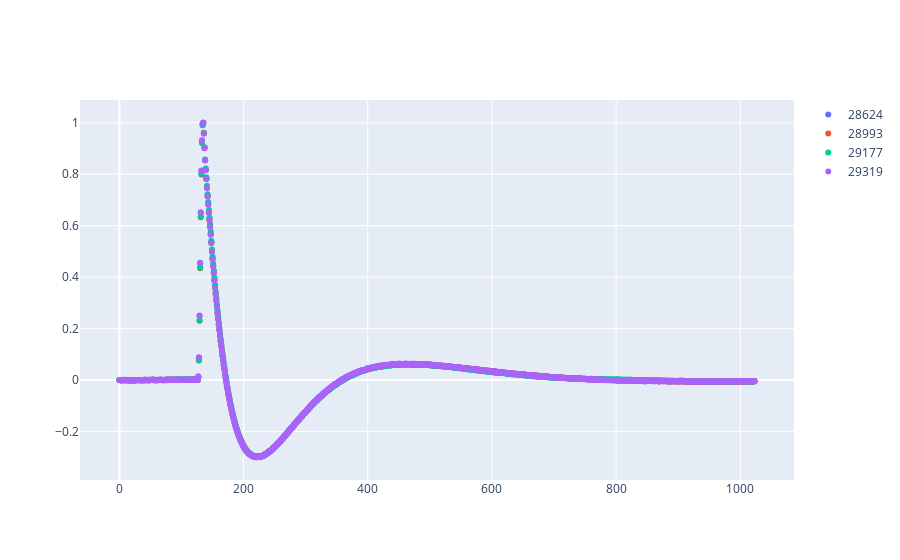

Notebook cell for this chart:
### Code cell
import plotly.graph_objects as go

fig = go.Figure()

for r, wf in list(wfsets.items())[-4:]:
    if r == 'stack': continue
    fig.add_trace(go.Scatter(y=wf.avgwvf/np.max(wf.avgwvf), mode='markers', name=r))
# fig.update_layout(yaxis_range=[-.4,1.2])
fig.show()

### Figure 1 — Plotly figure (JSON) as saved in the notebook; plotly's stock layout.template omitted (floating-point values rounded to 4 significant figures; data arrays with more than 128 entries replaced by an {"elided": "..."} marker saying what was removed)
{"data": [{"mode": "markers", "name": "28624", "type": "scatter", "y": {"elided": "1024 float values"}}, {"mode": "markers", "name": "28993", "type": "scatter", "y": {"elided": "1024 float values"}}, {"mode": "markers", "name": "29177", "type": "scatter", "y": {"elided": "1024 float values"}}, {"mode": "markers", "name": "29319", "type": "scatter", "y": {"elided": "1024 float values"}}], "layout": {}}
